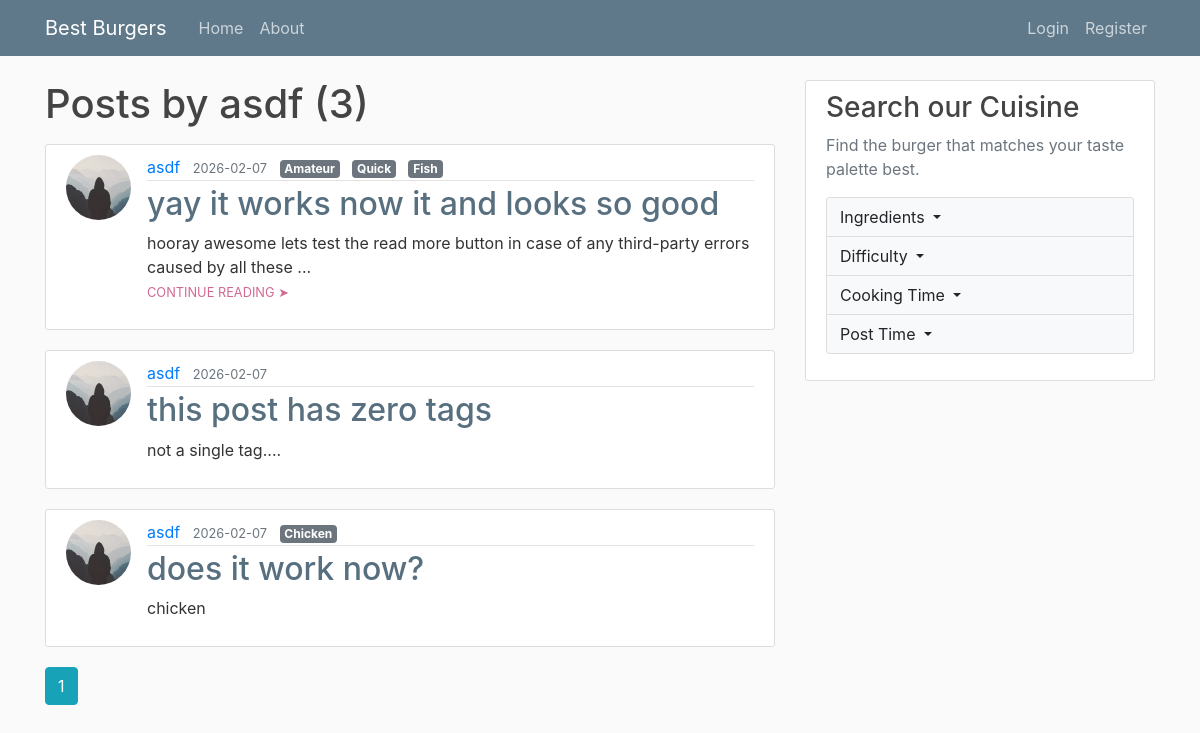
The page /user/asdf on the database as committed earlier.
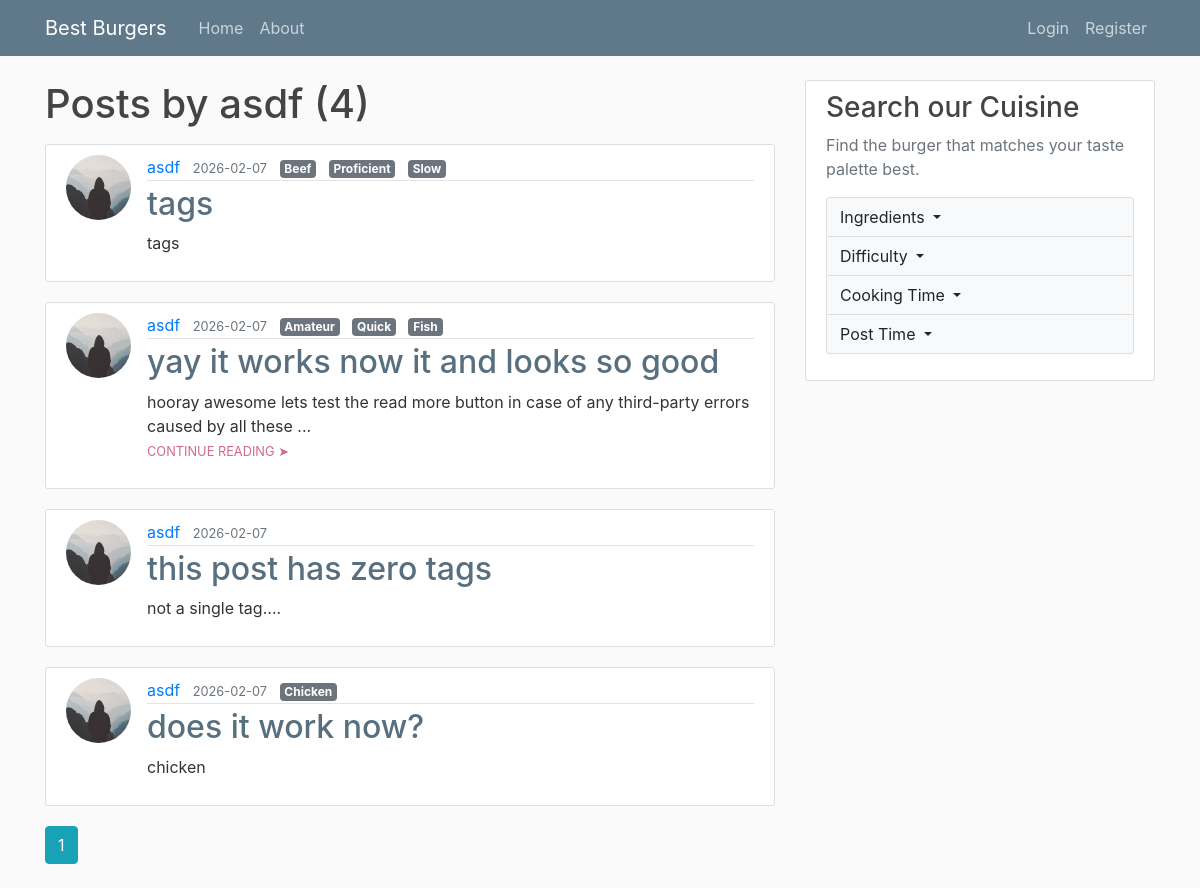
The same page on the database as committed later.
### flaskblog/models.py (models this page shows, shortened)
class Post(db.Model):
    id = db.Column(db.Integer, primary_key=True)
    title = db.Column(db.String(100), nullable=False)
    date_posted = db.Column(db.DateTime, nullable=False, default=datetime.utcnow)
    content = db.Column(db.Text, nullable=False)
    image_file = db.Column(db.String(20), nullable=True)
    tags = db.Column(db.String(200), nullable=True, default="")
    user_id = db.Column(db.Integer, db.ForeignKey('user.id'), nullable=False)

class User(db.Model, UserMixin):
    id = db.Column(db.Integer, primary_key=True)
    username = db.Column(db.String(20), unique=True, nullable=False)
    email = db.Column(db.String(120), unique=True, nullable=False)
    image_file = db.Column(db.String(20), nullable=False, default='default.jpg')
    password = db.Column(db.String(60), nullable=False)
    posts = db.relationship('Post', backref='author', lazy=True)

### flaskblog/users/routes.py (the view)
@users.route("/user/<string:username>")
def user_posts(username):
    page = request.args.get('page', 1, type=int)
    user = User.query.filter_by(username=username).first_or_404()
    posts = Post.query.filter_by(author=user)\
        .order_by(Post.date_posted.desc())\
        .paginate(page=page, per_page=5)
    return render_template('user_posts.html', posts=posts, user=user)

### flaskblog/__init__.py (called while the page is built)
def create_app(config_class=Config):
    app = Flask(__name__)
    app.config.from_object(Config)
    db.init_app(app)
    bcrypt.init_app(app)
    login_manager.init_app(app)
    mail.init_app(app)
    from flaskblog.users.routes import users
    from flaskblog.posts.routes import posts
    from flaskblog.main.routes import main
    from flaskblog.errors.handlers import errors
    app.register_blueprint(users)
    app.register_blueprint(posts)
    app.register_blueprint(main)
    app.register_blueprint(errors)
    @app.context_processor
    def inject_tag_labels():
        return dict(tag_labels=TAG_LABELS)
    return app

### flaskblog/templates/user_posts.html (shortened to what this page needs)
{% extends "layout.html" %}
{% block content %}
    <h1 class="mb-3">Posts by {{ user.username }} ({{ posts.total }})</h1>
    {% for post in posts.items %}
        <article class="media content-section">
          <img class="rounded-circle article-img" src="{{ url_for('static', filename='profile_pics/' + post.author.image_file) }}">
          <div class="media-body">
            <div class="article-metadata">
              <a class="mr-2" href="{{ url_for('users.user_posts', username=post.author.username) }}">{{ post.author.username }}</a>
              <small class="text-muted">{{ post.date_posted.strftime('%Y-%m-%d') }}</small>
              {% for tag in post.tags.split(',') %}
                <span class="badge badge-secondary ml-2">{{ tag_labels.get(tag, tag) }}</span>
              {% endfor %}
            </div>
            <h2><a class="article-title" href="{{ url_for('posts.post', post_id=post.id) }}">{{ post.title }}</a></h2>
            {% if post.content|length > 100 %}
              <p class="article-content"> {{ post.content[:100] }}...
                <small><a class="article-read-more" href="{{ url_for('posts.post', post_id=post.id) }}">CONTINUE READING ➤</a></small> </p>
              {% else %}
                <p class="article-content">{{ post.content }}</p>
            {% endif %}
          </div>
        </article>
    {% endfor %}
    {% for page_num in posts.iter_pages(left_edge=1, right_edge=1, left_current=1, right_current=2) %}
      {% if page_num %}
        {% if posts.page == page_num %}
          <a class="btn btn-info mb-4" href="{{ url_for('users.user_posts', username=user.username, page=page_num) }}">{{ page_num }}</a>
        {% else %}
          <a class="btn btn-outline-info mb-4" href="{{ url_for('users.user_posts', username=user.username, page=page_num) }}">{{ page_num }}</a>
        {% endif %}
      {% else %}
        ...
      {% endif %}
    {% endfor %}
{% endblock content %}

Rows that differ between the two databases and show on the page:
added Post: image_file (placeholder picture), author.username "asdf", date_posted "2026-02-07", get "Beef" "Proficient" "Slow", title "tags", content "tags", shown under "Posts by asdf (4)"
Other text that changed with them:
{{ posts.total }}: "3" → "4"
